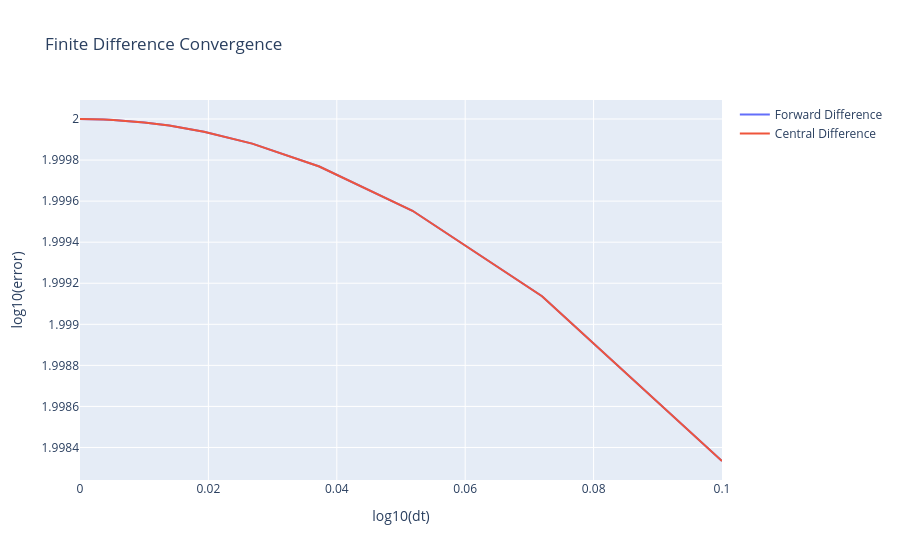

Notebook code cell kept with this figure:
### Markdown cell above
#### Convergence study

### Code cell
import numpy as np
from misc_functions import un_tilde, tilde
from plotting_functions import plot_2d

# Rotation matrix
def Rz(theta):
    c = np.cos(theta)
    s = np.sin(theta)
    return np.array([
        [c,  s, 0],
        [-s, c, 0],
        [0,  0, 1]
    ])

def test_omega_convergence(t, dt, omega0=1.0):
    """
    Returns:
        omega_true
        omega_est_forward
        omega_est_central
    """

    # ---- Truth ----
    theta = omega0 * t
    R = Rz(theta)

    omega_true = np.array([0, 0, omega0])

    # ---- Forward difference ----
    theta_p = omega0 * (t + dt)
    R_p = Rz(theta_p)

    R_dot_fwd = (R_p - R) / dt
    omega_tilde_fwd = R_dot_fwd @ R.T
    omega_fwd = un_tilde(omega_tilde_fwd)

    # ---- Central difference ----
    theta_m = omega0 * (t - dt)
    R_m = Rz(theta_m)

    R_dot_ctr = (R_p - R_m) / (2 * dt)
    omega_tilde_ctr = R_dot_ctr @ R.T
    omega_ctr = un_tilde(omega_tilde_ctr)

    return omega_true, omega_fwd, omega_ctr

dt_list = 10**np.linspace(-8, -1, 50)

err_fwd = []
err_ctr = []

for dt in dt_list:
    w_true, w_fwd, w_ctr = test_omega_convergence(t=1.0, dt=dt)

    err_fwd.append((np.linalg.norm(w_fwd - w_true)))
    err_ctr.append((np.linalg.norm(w_ctr - w_true)))

dt_log = [np.log10(dt) for dt in dt_list]

x_log= [dt_log,dt_log]
x = [dt_list,dt_list,dt_list]
# Plotting
line_names = ['Forward Difference','Central Difference']
plot_2d(y=[err_fwd,err_ctr],x=x,xlabel='log10(dt)',ylabel='log10(error)',line_name=line_names,title='Finite Difference Convergence')

### Figure 1 — Plotly figure (JSON) as saved in the notebook; plotly's stock layout.template omitted (floating-point values rounded to 4 significant figures)
{"data": [{"mode": "lines", "name": "Forward Difference", "type": "scatter", "x": [1e-08, 1.389e-08, 1.931e-08, 2.683e-08, 3.728e-08, 5.179e-08, 7.197e-08, 1e-07, 1.389e-07, 1.931e-07, 2.683e-07, 3.728e-07, 5.179e-07, 7.197e-07, 1e-06, 1.389e-06, 1.931e-06, 2.683e-06, 3.728e-06, 5.179e-06, 7.197e-06, 1e-05, 1.389e-05, 1.931e-05, 2.683e-05, 3.728e-05, 5.179e-05, 7.197e-05, 0.0001, 0.0001389, 0.0001931, 0.0002683, 0.0003728, 0.0005179, 0.0007197, 0.001, 0.001389, 0.001931, 0.002683, 0.003728, 0.005179, 0.007197, 0.01, 0.01389, 0.01931, 0.02683, 0.03728, 0.05179, 0.07197, 0.1], "y": [2.0, 2.0, 2.0, 2.0, 2.0, 2.0, 2.0, 2.0, 2.0, 2.0, 2.0, 2.0, 2.0, 2.0, 2.0, 2.0, 2.0, 2.0, 2.0, 2.0, 2.0, 2.0, 2.0, 2.0, 2.0, 2.0, 2.0, 2.0, 2.0, 2.0, 2.0, 2.0, 2.0, 2.0, 2.0, 2.0, 2.0, 2.0, 2.0, 2.0, 2.0, 2.0, 2.0, 2.0, 2.0, 2.0, 2.0, 2.0, 1.999, 1.998]}, {"mode": "lines", "name": "Central Difference", "type": "scatter", "x": [1e-08, 1.389e-08, 1.931e-08, 2.683e-08, 3.728e-08, 5.179e-08, 7.197e-08, 1e-07, 1.389e-07, 1.931e-07, 2.683e-07, 3.728e-07, 5.179e-07, 7.197e-07, 1e-06, 1.389e-06, 1.931e-06, 2.683e-06, 3.728e-06, 5.179e-06, 7.197e-06, 1e-05, 1.389e-05, 1.931e-05, 2.683e-05, 3.728e-05, 5.179e-05, 7.197e-05, 0.0001, 0.0001389, 0.0001931, 0.0002683, 0.0003728, 0.0005179, 0.0007197, 0.001, 0.001389, 0.001931, 0.002683, 0.003728, 0.005179, 0.007197, 0.01, 0.01389, 0.01931, 0.02683, 0.03728, 0.05179, 0.07197, 0.1], "y": [2.0, 2.0, 2.0, 2.0, 2.0, 2.0, 2.0, 2.0, 2.0, 2.0, 2.0, 2.0, 2.0, 2.0, 2.0, 2.0, 2.0, 2.0, 2.0, 2.0, 2.0, 2.0, 2.0, 2.0, 2.0, 2.0, 2.0, 2.0, 2.0, 2.0, 2.0, 2.0, 2.0, 2.0, 2.0, 2.0, 2.0, 2.0, 2.0, 2.0, 2.0, 2.0, 2.0, 2.0, 2.0, 2.0, 2.0, 2.0, 1.999, 1.998]}], "layout": {"title": {"text": "Finite Difference Convergence"}, "xaxis": {"title": {"text": "log10(dt)"}}, "yaxis": {"title": {"text": "log10(error)"}}}}
